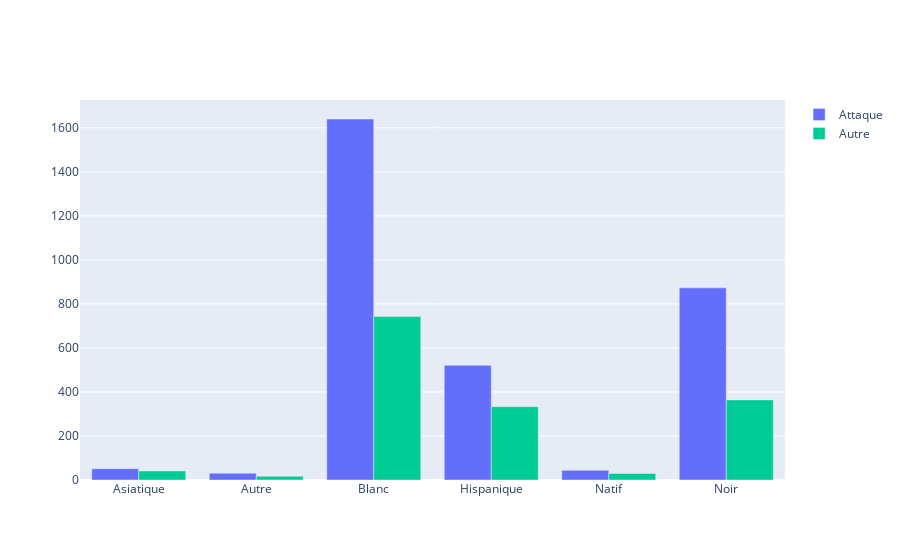

Write notebook code for a chart like this one.
### Code cell
import plotly.graph_objs as go
L = []
L.append(df[df['Niveau de menace'] == 'Attaque'].groupby('Ethnie').count()['id'].values)
L.append(df[df['Niveau de menace'] == 'Idetermine'].groupby('Ethnie').count()['id'].values)
L.append(df[df['Niveau de menace'] == 'Autre'].groupby('Ethnie').count()['id'].values)
race = ['Asiatique', 'Autre', 'Blanc', 'Hispanique', 'Natif', 'Noir']

fig = go.Figure(data=[go.Bar(name='Attaque', x=race, y=L[0]),go.Bar(name='Indetermine', x=race, y=L[1]), go.Bar(name='Autre', x=race, y=L[2])])

fig.update_layout(barmode='group')

### Figure 1 — Plotly figure (JSON) as saved in the notebook; plotly's stock layout.template omitted (floating-point values rounded to 4 significant figures)
{"data": [{"name": "Attaque", "type": "bar", "x": ["Asiatique", "Autre", "Blanc", "Hispanique", "Natif", "Noir"], "y": [51, 31, 1640, 521, 44, 873]}, {"name": "Indetermine", "type": "bar", "x": ["Asiatique", "Autre", "Blanc", "Hispanique", "Natif", "Noir"], "y": []}, {"name": "Autre", "type": "bar", "x": ["Asiatique", "Autre", "Blanc", "Hispanique", "Natif", "Noir"], "y": [41, 17, 743, 333, 30, 364]}], "layout": {"barmode": "group"}}
